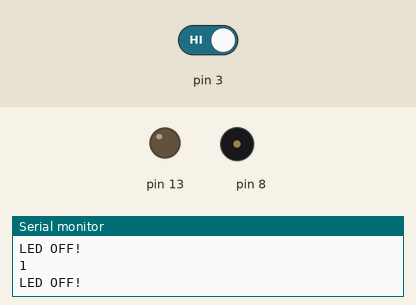
Recording of a sketch running on a simulated Arduino Uno, built with avr-gcc and run on an emulated ATmega328P. On the bench: output pins drawn as LEDs (lit = HIGH), buzzer (waves = sounding), the last lines printed to the serial monitor. The test bench sets the inputs (shaded band); at power-on: pin 3 HIGH.

Above: at 2.8 s.
2.9 s: pin 3 driven LOW
At 3.8 s:
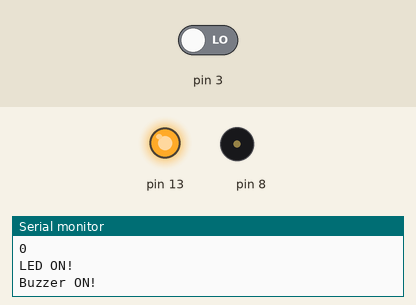
6.5 s: pin 3 driven HIGH
At 8.4 s:
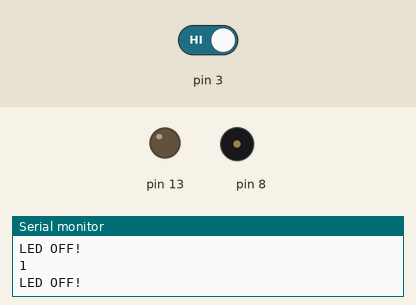
Timing chart, 0 to 9.9 s (numbered marks = the images above; inputs shaded):
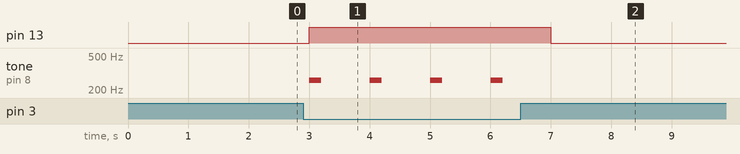

Measured:
- after the input at 2.9 s, pin 13: LOW → HIGH after 0.10 s; tone on pin 8: alternates 261 Hz for 0.20 s and silent for 0.80 s, starting after 0.10 s
- after the input at 6.5 s, pin 13: HIGH → LOW after 0.50 s; tone on pin 8: stops changing and stays silent

The sketch:

pir_ledbuzzercontrol.ino
```cpp
// 적외선 인체감지센서(도난경보장치) - 출입문 전등 + buzzer

void setup() {
  Serial.begin(115200);
  pinMode(13,OUTPUT);
  pinMode(3,INPUT);
  pinMode(8,OUTPUT); // buzzer 추가
}

void loop() {
  int sensorValue=digitalRead(3);
  Serial.println(sensorValue);

  if(sensorValue==LOW) // 0인경우(물체 감지)
  {
    digitalWrite(13,HIGH);
    tone(8,261,200);
    Serial.println("LED ON!");
    Serial.println("Buzzer ON!");
  }

  else{
    digitalWrite(13,LOW);
    noTone(8);
    Serial.println("LED OFF!");
  }
  delay(1000);

}
```
